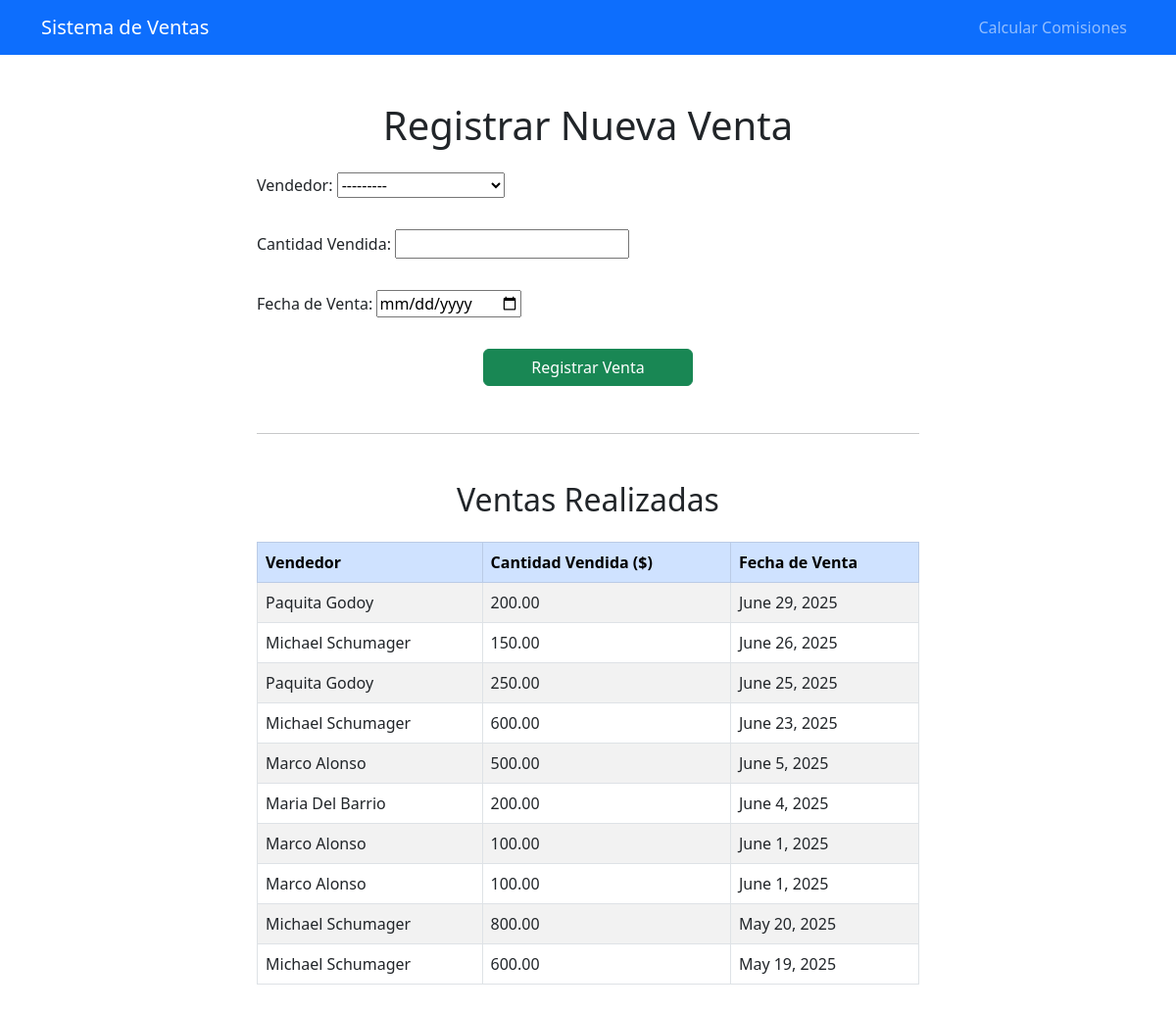
The app's page /registrar_venta/, older data.
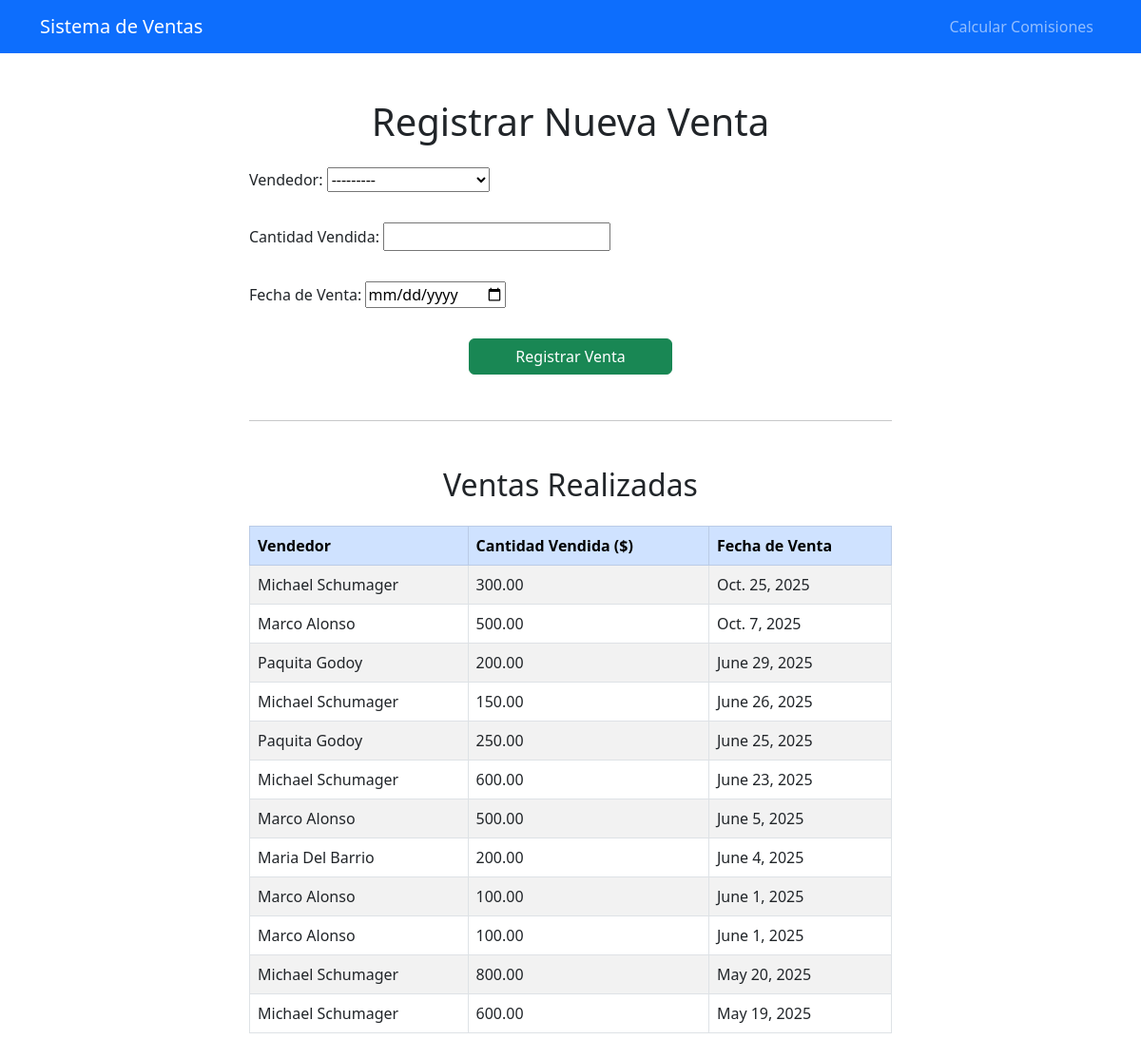
The same page, newer data.
### gestorventas/models.py (models this page shows, shortened)
class VendedorModel(models.Model):
    vendedorId = models.AutoField(primary_key= True)
    nombreVendedor = models.CharField(max_length=100, null= False, blank=False,verbose_name='Nombre del Vendedor')
    apellidoVendedor = models.CharField(max_length=100, null= False, blank=False, verbose_name='Apellido del Vendedor')
    def __str__(self):
        return f"{self.nombreVendedor} {self.apellidoVendedor}"

class VentasModel(models.Model):
    ventaId = models.AutoField(primary_key=True)
    fechaVenta = models.DateField( null= False, auto_now=False, auto_now_add=False, verbose_name='Fecha de la Venta')
    cantidadVenta = models.DecimalField(max_digits=10,decimal_places = 2,verbose_name='Cantidad Vendida en Dolares')
    vendedorId = models.ForeignKey(VendedorModel, on_delete=models.CASCADE)

### gestorventas/views.py (the view)
# urls.py: path('registrar_venta/', views.registrar_venta, name='registrar_venta'),
def registrar_venta(request):
    mensaje = ""
    if request.method == 'POST':
        form = VentaForm(request.POST)
        if form.is_valid():
            form.save()
            return redirect(ventas_exito)
        else:
            mensaje = "Formulario inválido. Revisa los datos ingresados."
    else:
        form = VentaForm()
    vendedores, datos_ventas = VentasService.cargar_vendedores_y_ventas()
    contexto = {
        'form': form,
        'vendedores': vendedores,
        'ventas': datos_ventas,
        'mensaje': mensaje,
    }
    return render(request, 'gestorventas/registrar_venta.html', contexto)

### gestorventas/forms.py
class VentaForm(forms.ModelForm):
    class Meta:
        model = VentasModel
        fields = ['vendedorId', 'cantidadVenta', 'fechaVenta']
        widgets = {
            'fechaVenta': forms.DateInput(attrs={'type': 'date'}),
        }
        labels = {
            'vendedorId': 'Vendedor',
            'cantidadVenta': 'Cantidad Vendida',
            'fechaVenta': 'Fecha de Venta',
        }

### gestorventas/services/ventas_service.py (called while the page is built)
    @staticmethod
    def cargar_vendedores_y_ventas():
        vendedores = VendedorModel.objects.all()
        ventas = VentasModel.objects.select_related('vendedorId').order_by('-fechaVenta')
        datos_ventas = []
        for venta in ventas:
            datos_ventas.append({
                'vendedor_nombre': f"{venta.vendedorId.nombreVendedor} {venta.vendedorId.apellidoVendedor}",
                'cantidadVenta': venta.cantidadVenta,
                'fechaVenta': venta.fechaVenta,
            })
        return vendedores, datos_ventas

### gestorventas/templates/gestorventas/registrar_venta.html (shortened to what this page needs)
{% load static %}
<!DOCTYPE html>
<html lang="es">
<head>
    <link href="https://cdn.jsdelivr.net/npm/bootstrap@5.3.0/dist/css/bootstrap.min.css" rel="stylesheet" />
</head>
<body>
<header>
    <nav class="navbar navbar-expand-lg navbar-dark bg-primary">
        <div class="container">
            <a class="navbar-brand" href="{% url 'index' %}">Sistema de Ventas</a>
            <div class="collapse navbar-collapse" id="navbarMenu">
                <ul class="navbar-nav ms-auto">
                    <li class="nav-item">
                        <a class="nav-link" href="{% url 'calcular_comisiones' %}">Calcular Comisiones</a>
                    </li>
                </ul>
            </div>
        </div>
    </nav>
</header>
<div class="container my-5" style="max-width: 700px;">
    <h1 class="mb-4 text-center">Registrar Nueva Venta</h1>
    <form method="POST" class="row g-3">
        {{ form.as_p }}
        <div class="col-12 text-center mt-3">
            <button type="submit" class="btn btn-success px-5">Registrar Venta</button>
        </div>
    </form>
    <hr class="my-5">
    <h2 class="text-center mb-4">Ventas Realizadas</h2>
    <div class="table-responsive">
        <table class="table table-striped table-bordered align-middle">
            <thead class="table-primary">
                <tr>
                    <th>Vendedor</th>
                    <th>Cantidad Vendida ($)</th>
                    <th>Fecha de Venta</th>
                </tr>
            </thead>
            <tbody>
                {% for venta in ventas %}
                <tr>
                    <td>{{ venta.vendedor_nombre }}</td>
                    <td>{{ venta.cantidadVenta }}</td>
                    <td>{{ venta.fechaVenta }}</td>
                </tr>
                {% empty %}
                <tr><td colspan="3" class="text-center">No hay ventas registradas</td></tr>
                {% endfor %}
            </tbody>
        </table>
    </div>
</div>
</body>
</html>

Row changes from the older to the newer data that the page shows:
added VentasModel: cantidadVenta "300.00", fechaVenta "Oct. 25, 2025"
added VentasModel: cantidadVenta "500.00", fechaVenta "Oct. 7, 2025"
Text that changed along with them:
new list line: "Michael Schumager"
new list line: "Marco Alonso"
